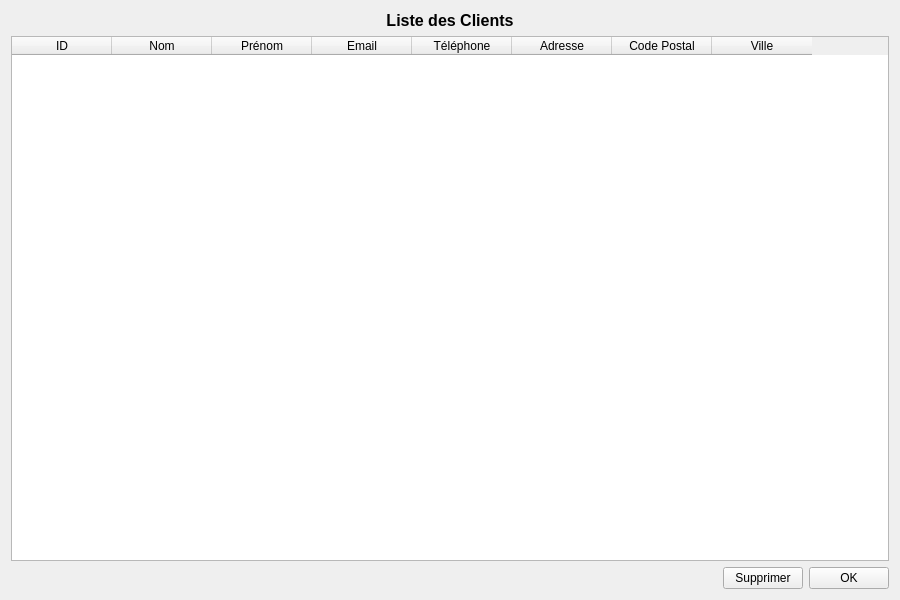
<?xml version="1.0" encoding="UTF-8"?>
<ui version="4.0">
 <class>ListClientsForm</class>
 <widget class="QWidget" name="ListClientsForm">
  <property name="geometry">
   <rect>
    <x>0</x>
    <y>0</y>
    <width>900</width>
    <height>600</height>
   </rect>
  </property>
  <property name="windowTitle">
   <string>Liste des Clients</string>
  </property>
  <layout class="QVBoxLayout" name="verticalLayout">
   <item>
    <widget class="QLabel" name="label_title">
     <property name="text">
      <string>Liste des Clients</string>
     </property>
     <property name="alignment">
      <set>Qt::AlignCenter</set>
     </property>
     <property name="font">
      <font>
       <weight>75</weight>
       <bold>true</bold>
       <pointsize>12</pointsize>
      </font>
     </property>
    </widget>
   </item>
   <item>
    <widget class="QTableWidget" name="tableWidget">
     <property name="editTriggers">
      <set>QAbstractItemView::NoEditTriggers</set>
     </property>
     <property name="alternatingRowColors">
      <bool>true</bool>
     </property>
     <property name="selectionBehavior">
      <enum>QAbstractItemView::SelectRows</enum>
     </property>
     <property name="sortingEnabled">
      <bool>true</bool>
     </property>
     <column>
      <property name="text">
       <string>ID</string>
      </property>
     </column>
     <column>
      <property name="text">
       <string>Nom</string>
      </property>
     </column>
     <column>
      <property name="text">
       <string>Prénom</string>
      </property>
     </column>
     <column>
      <property name="text">
       <string>Email</string>
      </property>
     </column>
     <column>
      <property name="text">
       <string>Téléphone</string>
      </property>
     </column>
     <column>
      <property name="text">
       <string>Adresse</string>
      </property>
     </column>
     <column>
      <property name="text">
       <string>Code Postal</string>
      </property>
     </column>
     <column>
      <property name="text">
       <string>Ville</string>
      </property>
     </column>
    </widget>
   </item>
   <item>
    <layout class="QHBoxLayout" name="horizontalLayout_buttons">
     <item>
      <spacer name="horizontalSpacer">
       <property name="orientation">
        <enum>Qt::Horizontal</enum>
       </property>
       <property name="sizeHint" stdset="0">
        <size>
         <width>40</width>
         <height>20</height>
        </size>
       </property>
      </spacer>
     </item>
     <item>
      <widget class="QPushButton" name="button_delete">
       <property name="text">
        <string>Supprimer</string>
       </property>
      </widget>
     </item>
     <item>
      <widget class="QPushButton" name="button_ok">
       <property name="text">
        <string>OK</string>
       </property>
      </widget>
     </item>
    </layout>
   </item>
  </layout>
 </widget>
 <resources/>
 <connections/>
</ui>
